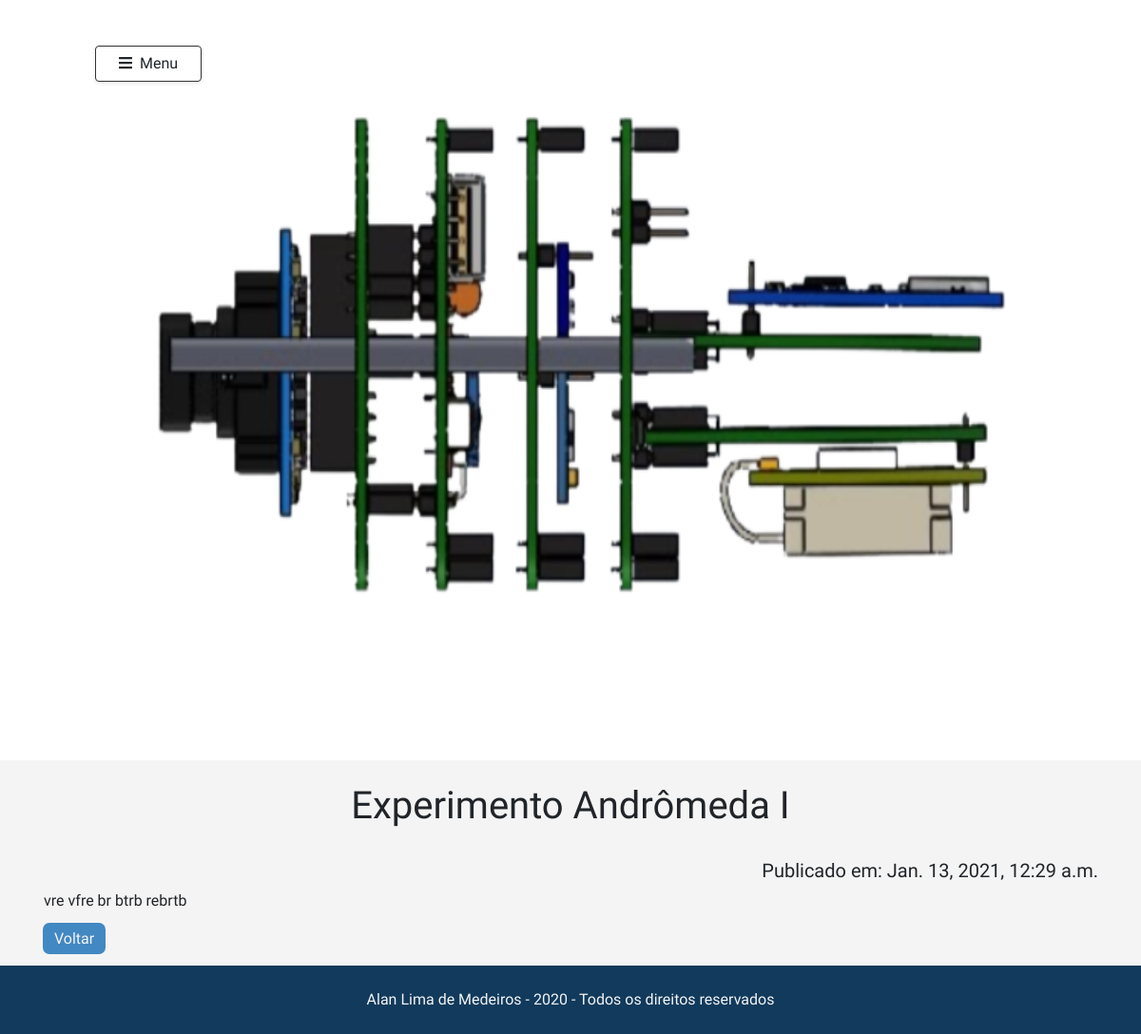
The page /portfolio/projeto/experimento-andromeda-i on the database its author committed.
### portfolio_posts/models.py (models this page shows, shortened)
class GaleriaProjeto(models.Model):
    projeto = models.ForeignKey(Projeto, on_delete=models.CASCADE, related_name="Imagem_projeto", null=True, blank=True)
    imagem = models.ImageField('Imagem', upload_to='portfolio_posts/images', blank=True, null=True)
    title = models.CharField('Título da imagem', max_length=100, blank=True, null=True)

class Projeto(models.Model):
    proj_title = models.CharField('Título', max_length=200)
    proj_slug = models.SlugField('Atalho')
    proj_area = models.CharField('Área', max_length=100, null=True, blank=True)
    proj_text = models.TextField('Texto')
    proj_img1 = models.ImageField(upload_to='portfolio_posts/images', verbose_name='Imagem1', null=True, blank=True)
    proj_published_date = models.DateTimeField(default=timezone.now)
    class Meta:
        verbose_name = 'Projeto'
        verbose_name_plural = 'Projetos'
        ordering = ['proj_published_date']

### portfolio_posts/views.py (the view)
# urls.py: path('projeto/<slug>', views.details_projeto, name='details_projeto'),
def details_projeto(request, slug):
	project = get_object_or_404(Projeto, proj_slug=slug)
	template_name = 'portfolio_posts/details_projeto.html'
	context = {
        'project': project
    }
	return render(request, template_name, context)

### portfolio_posts/templates/portfolio_posts/details_projeto.html (shortened to what this page needs)
{% load static %}
<!DOCTYPE html>
<html>
<head>
    <link rel="stylesheet" href="{% static 'css/bootstrap1.css' %}">
    <link rel="stylesheet" href="{% static 'css/style1.css' %}">
</head>
<body>
    <section class="inicio">
        <button type="button" class="btn btn-light bg-white rounded-pill shadow-sm px-4 my-5" onclick="openNav()" style="position: fixed; z-index: 3; border: 1px solid #323232"><i class="fa fa-bars mr-2"></i>Menu</button>
    </section>
    <section id="carouselInitial2" class="carousel slide carousel-big" data-ride="carousel" style="background-color: #4288C2;">
        <ol class="carousel-indicators">
            <li data-target="#carouselInitial2" data-slide-to="0" class="active"></li>
            {% for imagem in project.Imagem_projeto.all %}
            <li data-target="#carouselInitial2" data-slide-to="i+1"></li>
            {% endfor %}
        </ol>
        <div class="carousel-inner center-block">
            <div class="carousel-item active">
                <img src="{{project.proj_img1.url}}" class="img-fluid d-block" style="height: 100vh;">
            </div>
            <a href="#carouselInitial2" class="carousel-control-prev" role="button" data-slide="prev">
                <span class="carousel-control-prev-icon"></span>
            </a>
            <a href="#carouselInitial2" class="carousel-control-next" role="button" data-slide="next">
                <span class="carousel-control-next-icon"></span>
            </a>
        </div>
    </section>
    <section class="text-details" style="background-color: #f4f4f4;" id="info">
        <div class="container">
            <h1 class="text-center py-4">{{project.proj_title}}</h1>
            <div class="row">
                <div class="col-12">
                    <h5 class="text-right">Publicado em: {{project.proj_published_date}}</h5>
                </div>
            </div>
            <div class="row text-justify pl-3">
                <p class="pt-3 ">{{project.proj_text|linebreaks}}</p>
            </div>
            <a class="mb-2" href="{% url 'portfolio_posts:index' %}">Voltar</a>
        </div>
    </section>
    <footer class="bg-primary pb-2 pt-4 mt-3">
        <div class="container">
            <p class="text-center" style="color: #f4f4f4;">Alan Lima de Medeiros - 2020 - Todos os direitos reservados</p>
        </div>
    </footer>
</body>
</html>

### core/static/css/style1.css (style rules this page uses)
* { font-family: 'Asap', sans-serif; scroll-behavior: smooth; }
html { scroll-behavior: smooth; }
body { background-color: #f4f4f4; scroll-behavior: smooth; }
.text-details a { background-color: #4288C2; padding: 7px 12px; border-radius: 7px; color: #f4f4f4; text-decoration: none; }
.inicio button { margin-left: 100px; }

### portfolio_posts/templates/portfolio_posts/details_projeto.html (style rules this page uses)
.carousel-inner>.carousel-item>img { margin: auto; }

### rows shown on the page
Projeto: proj_img1 (picture), proj_title "Experimento Andrômeda I", proj_published_date "Jan. 13, 2021, 12:29 a.m.", proj_text "vre vfre br btrb rebrtb"
